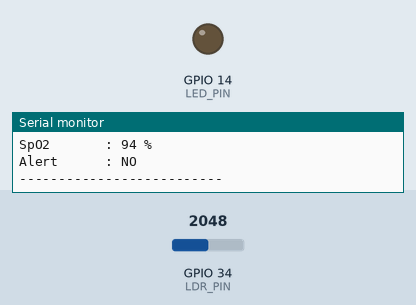
Recording of a sketch running on a simulated ESP32. On the bench: output pins drawn as LEDs (lit = HIGH), the last lines printed to the serial monitor. The inputs (shaded band) are chosen by the test bench; at power-on: GPIO 34 (LDR_PIN) = 2048.

Above: at 8.8 s.
8.9 s: GPIO 34 (LDR_PIN) set to 2006
At 11.2 s:
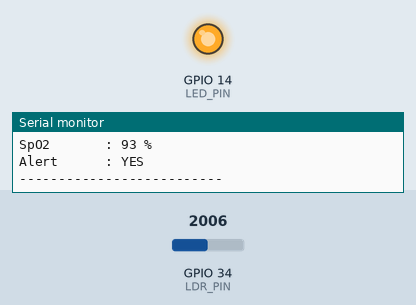
11.6 s: GPIO 34 (LDR_PIN) set to 2866
At 13.1 s:
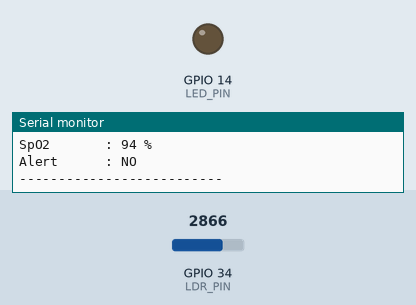
Timing chart, 0 to 14.6 s (numbered marks = the images above; inputs shaded):
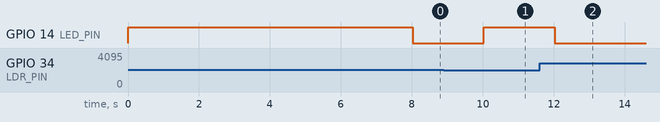

The sketch:

Heart_Rate_and_SpO2_Monitor.ino
```cpp
/*
-------------------------------------------------------
Project : IoT Patient Health Monitoring System
Author  : Rajan Nanda
Date    : 09-07-2026

Description:
- Simulates patient health monitoring using an ESP32.
- Uses an LDR as a simulated sensor input.
- Applies a moving average filter to reduce noise.
- Generates simulated Heart Rate and SpO2 values.
- Detects abnormal conditions based on thresholds.
- Turns ON an alert LED when an abnormal condition
  is detected.
- Logs all readings to the Serial Monitor.
-------------------------------------------------------
*/

#include <Arduino.h>

// -------- Pin Definitions --------
#define LDR_PIN 34      // Analog input from LDR
#define LED_PIN 14      // Alert LED

// Number of samples used for moving average
#define N 5

// Buffer for moving average filter
int buf[N] = {0};
int idx = 0;
int sum = 0;

//-------------------------------------------------------
// Moving Average Filter
// Removes noise by averaging the last N readings
//-------------------------------------------------------
int smooth(int val) {

  // Remove oldest reading
  sum -= buf[idx];

  // Store new reading
  buf[idx] = val;

  // Add new reading to total
  sum += val;

  // Move to next buffer position
  idx = (idx + 1) % N;

  // Return average
  return sum / N;
}

//-------------------------------------------------------
// Print simulated patient vitals
//-------------------------------------------------------
void logVitals(int hr, int spo2, bool alert) {

  Serial.println("--------------------------");

  Serial.print("Heart Rate : ");
  Serial.print(hr);
  Serial.println(" bpm");

  Serial.print("SpO2       : ");
  Serial.print(spo2);
  Serial.println(" %");

  Serial.print("Alert      : ");
  Serial.println(alert ? "YES" : "NO");

  Serial.println("--------------------------");
}

//-------------------------------------------------------
void setup() {

  // Initialize Serial Monitor
  Serial.begin(115200);

  // Configure alert LED
  pinMode(LED_PIN, OUTPUT);

  Serial.println("Patient Health Monitoring Started");
}

//-------------------------------------------------------
void loop() {

  // Read raw analog value from LDR
  int rawValue = analogRead(LDR_PIN);

  // Smooth the sensor reading
  int avg = smooth(rawValue);

  // Simulate Heart Rate (40–140 bpm)
  int hr = map(avg, 0, 4095, 40, 140);

  // Simulate Blood Oxygen Level (88–100%)
  int spo2 = map(avg, 0, 4095, 88, 100);

  // Check if values are outside safe limits
  bool alert = (hr < 50 || hr > 120 || spo2 < 94);

  // Turn alert LED ON or OFF
  digitalWrite(LED_PIN, alert ? HIGH : LOW);

  // Print values to Serial Monitor
  logVitals(hr, spo2, alert);

  // Update every 2 seconds
  delay(2000);
}
```

Measured:
- the behaviour switches between 2048 and 2047 on GPIO 34 (LDR_PIN) (found by bisection; images 0 and 1)
- after the input at 8.9 s, GPIO 14 (LED_PIN): LOW → HIGH after 1.1 s
- after the input at 11.6 s, GPIO 14 (LED_PIN): HIGH → LOW after 0.43 s
